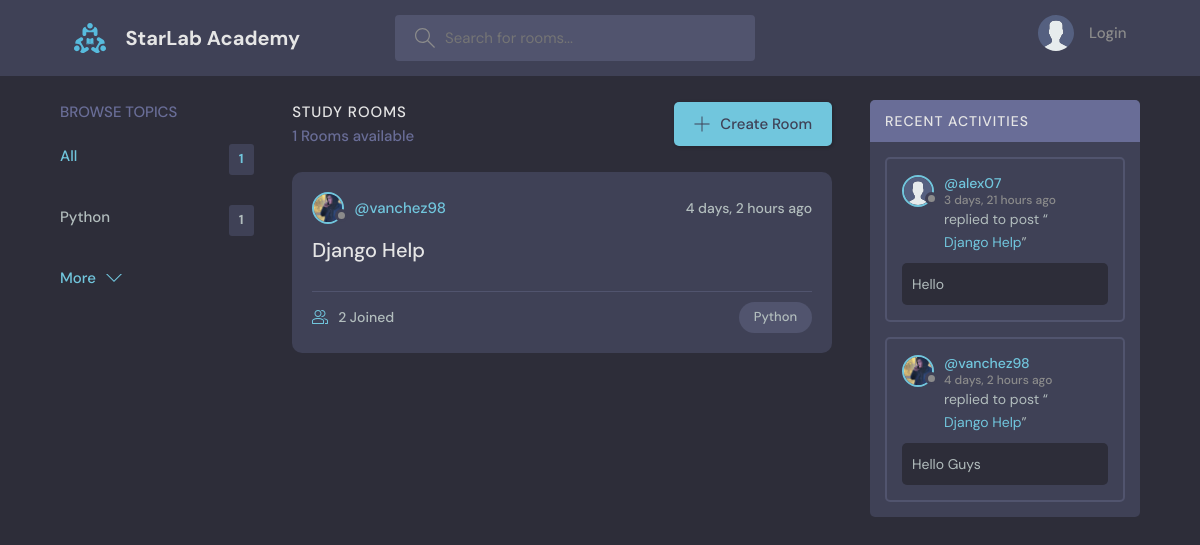
The app's page /, older data.
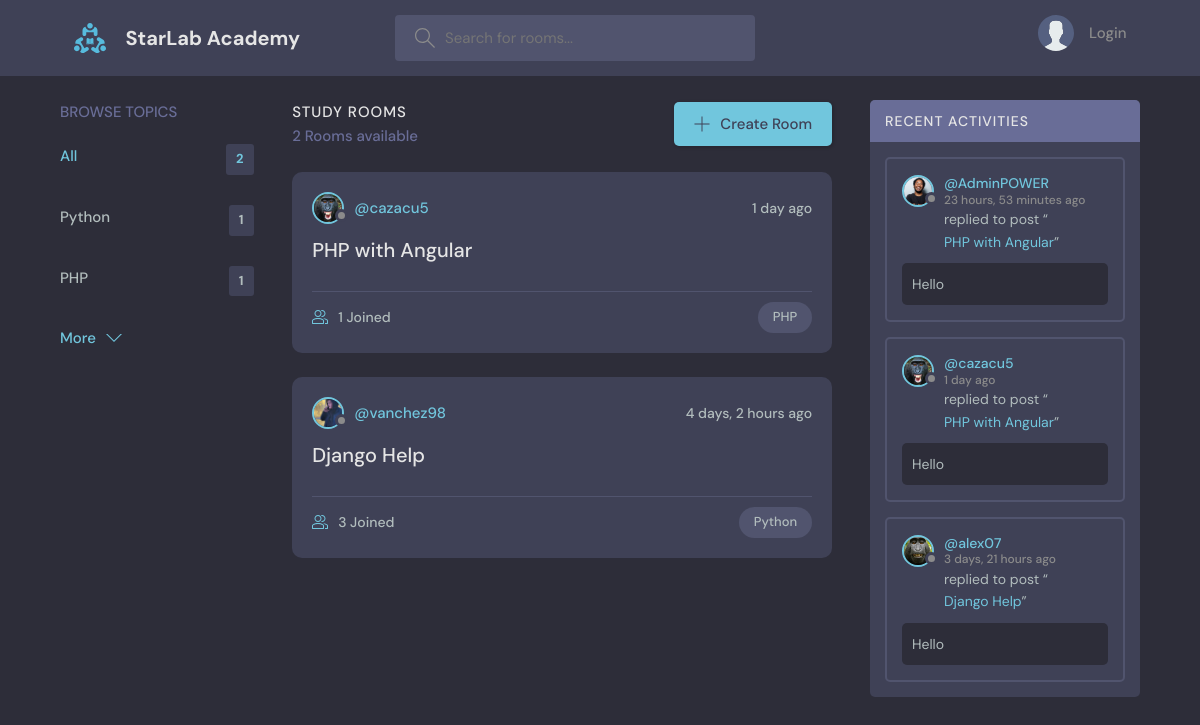
The same page, newer data.
### base/models.py (models this page shows, shortened)
class Topic(models.Model):
    name = models.CharField(max_length=200)

class Room(models.Model):
    host = models.ForeignKey(User, on_delete=models.SET_NULL, null=True)
    topic = models.ForeignKey(Topic, on_delete=models.SET_NULL, null=True)
    name = models.CharField(max_length=200)
    description = models.TextField(null=True, blank=True)
    participants = models.ManyToManyField(
        User, related_name='participants', blank=True)
    favourite = models.ManyToManyField(User, related_name="fav_rooms", blank=True)
    updated = models.DateTimeField(auto_now=True)
    created = models.DateTimeField(auto_now_add=True)
    class Meta:
        ordering = ['-updated', '-created']
    def __str__(self):
        return self.name

class User(AbstractUser):
    name = models.CharField(max_length=200, null=True)
    email = models.EmailField(unique=True, null=True)
    bio = models.TextField(null=True)
    avatar = models.ImageField(null=True, default="avatar.svg")
    USERNAME_FIELD = 'email'
    REQUIRED_FIELDS = []

class Message(models.Model):
    user = models.ForeignKey(User, on_delete=models.CASCADE)
    room = models.ForeignKey(Room, on_delete=models.CASCADE)
    body = models.TextField()
    updated = models.DateTimeField(auto_now=True)
    created = models.DateTimeField(auto_now_add=True)
    class Meta:
        ordering = ['-updated', '-created']

### base/views.py (the view)
# urls.py: path('', views.home, name="home"),
def home(request):
    q = request.GET.get('q') if request.GET.get('q') != None else ''
    rooms = Room.objects.filter(
        Q(topic__name__icontains=q) |
        Q(name__icontains=q) |
        Q(description__icontains=q)
    )
    topics = Topic.objects.all()[0:5]
    room_count = rooms.count()
    room_messages = Message.objects.filter(
        Q(room__topic__name__icontains=q))[0:3]
    context = {'rooms': rooms, 'topics': topics,
               'room_count': room_count, 'room_messages': room_messages}
    return render(request, 'base/home.html', context)

### base/templates/base/home.html (shortened to what this page needs)
{% extends 'main.html' %}
{% block content %}
<main class="layout layout--3">
  <div class="container">
    {% include 'base/topic_component.html' %}
    <div class="roomList">
      <div class="roomList__header">
        <div>
          <h2>Study Rooms</h2>
          <p>{{room_count}} Rooms available</p>
        </div>
        <a class="btn btn--main" href="{% url 'create-room' %}">
          <svg version="1.1" xmlns="http://www.w3.org/2000/svg" width="32" height="32" viewBox="0 0 32 32">
            <title>add</title>
            <path
              d="M16.943 0.943h-1.885v14.115h-14.115v1.885h14.115v14.115h1.885v-14.115h14.115v-1.885h-14.115v-14.115z">
            </path>
          </svg>
          Create Room
        </a>
      </div>
      {% include 'base/feed_component.html' %}
    </div>
    {% include 'base/activity_component.html' %}
  </div>
</main>
{% endblock %}

### base/templates/base/topic_component.html
<div class="topics">
  <div class="topics__header">
    <h2>Browse Topics</h2>
  </div>
  <ul class="topics__list">
    <li>
      <a href="{% url 'home' %}" class="active">All <span>{{topics.count}}</span></a>
    </li>
      {% for topic in topics %}
    <li>
      <a href="{% url 'home' %}?q={{topic.name}}">{{topic.name}} <span>{{topic.room_set.all.count}}</span></a>
    </li>
      {% endfor %}
  </ul>
  <a class="btn btn--link" href="{% url 'topics' %}">
    More
    <svg version="1.1" xmlns="http://www.w3.org/2000/svg" width="32" height="32" viewBox="0 0 32 32">
      <title>chevron-down</title>
      <path d="M16 21l-13-13h-3l16 16 16-16h-3l-13 13z"></path>
    </svg>
  </a>
</div>

### base/templates/base/feed_component.html (shortened to what this page needs)
{% for room in rooms %}
<div class="roomListRoom">
    <div class="roomListRoom__header">
        <a href="{% url 'user-profile' room.host.id %}" class="roomListRoom__author">
            <div class="avatar avatar--small">
                <img src="{{room.host.avatar.url}}" />
            </div>
            <span>@{{room.host.username}}</span>
        </a>
        <div class="roomListRoom__actions">
            <span>{{room.created|timesince}} ago</span>
        </div>
    </div>
    <div class="roomListRoom__content">
        <a href="{% url 'room' room.id %}">{{room.name}}</a>
    </div>
    <div class="roomListRoom__meta">
        <a href="{% url 'room' room.id %}" class="roomListRoom__joined">
            {{room.participants.all.count}} Joined
        </a>
        <p class="roomListRoom__topic">{{room.topic.name}}</p>
    </div>
</div>
{% endfor %}

### base/templates/base/activity_component.html (shortened to what this page needs)
<div class="activities">
    <div class="activities__header">
        <h2>Recent Activities</h2>
    </div>
    {% for message in room_messages %}
    <div class="activities__box">
        <div class="activities__boxHeader roomListRoom__header">
            <a href="{% url 'user-profile' message.user.id %}" class="roomListRoom__author">
                <div class="avatar avatar--small">
                    <img src="{{message.user.avatar.url}}" />
                </div>
                <p>
                    @{{message.user.username}}
                    <span>{{message.created|timesince}} ago</span>
                </p>
            </a>
        </div>
        <div class="activities__boxContent">
            <p>replied to post “<a href="{% url 'room' message.room.id %}">{{message.room}}</a>”</p>
            <div class="activities__boxRoomContent">{{message.body}}</div>
        </div>
    </div>
    {% endfor %}
</div>

Row changes from the older to the newer data that the page shows:
no longer on this page (row unchanged): Message: user.avatar (picture), user.username "vanchez98", created "4 days, 2 hours", room "Django Help", body "Hello Guys"
added Topic: name "PHP", room_set.all.count "1"
added Room: host.avatar (placeholder picture), host.username "cazacu5", created "1 day", name "PHP with Angular", participants.all.count "1", topic.name "PHP"
computed for Room "Django Help": participants.all.count "2" → "3"
added Message: user.avatar (picture), user.username "AdminPOWER", created "23 hours, 53 minutes", room "PHP with Angular", body "Hello"
added Message: user.avatar (placeholder picture), user.username "cazacu5", created "1 day", room "PHP with Angular", body "Hello"
changed through a linked row, Message "3 days, 21 hours": user.avatar: picture added in place of a placeholder
Text that changed along with them:
{{ topics.count }}: "1" → "2"
{{ room_count }}: "1" → "2"
